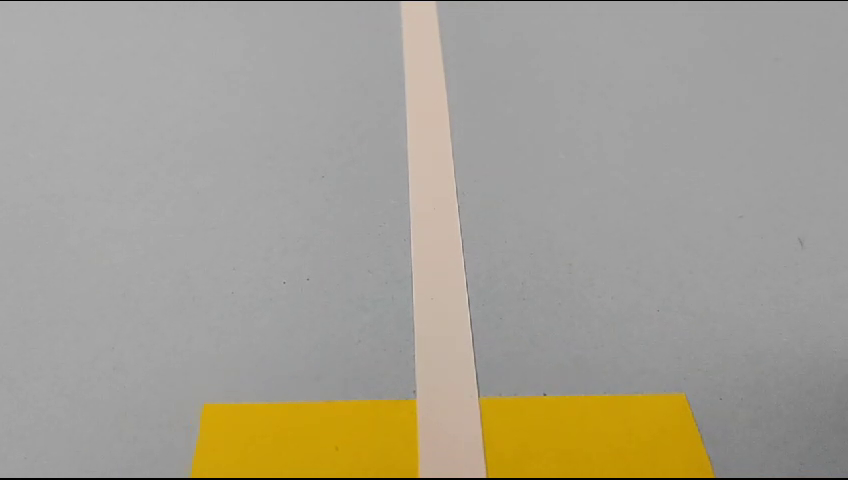
#> input picture frame 87 of Test_Vid.mp4, 848 x 480 px
$ python test2.py
#> lines starting #> are read from the running program, lines starting #| are printed output that depends on the picture; after the words box and inside, x2 and y2 are one past the last pixel; in counts of white or black regions, pixels touching at a corner belong together
import cv2
import numpy as np

vidcap = cv2.VideoCapture("Test_Vid.mp4")
success, image = vidcap.read()
#> image is the input picture: shape (480, 848, 3); mean B, G, R 146.3, 159.9, 164.8


def nothing(x):
    pass


cv2.namedWindow("Trackbars")

cv2.createTrackbar("L - H", "Trackbars", 0, 255, nothing)
cv2.createTrackbar("L - S", "Trackbars", 24, 255, nothing)
cv2.createTrackbar("L - V", "Trackbars", 144, 255, nothing)
cv2.createTrackbar("U - H", "Trackbars", 112, 255, nothing)
cv2.createTrackbar("U - S", "Trackbars", 99, 255, nothing)
cv2.createTrackbar("U - V", "Trackbars", 216, 255, nothing)

frameCounter = 0

while success:
    frameCounter += 1
    if vidcap.get(cv2.CAP_PROP_FRAME_COUNT) == frameCounter:
        vidcap.set(cv2.CAP_PROP_POS_FRAMES, 0)
        frameCounter = 0

    success, image = vidcap.read()
    if not success:
        break  # Exit the loop if reading the frame was unsuccessful

    frame = cv2.resize(image, (640, 480))
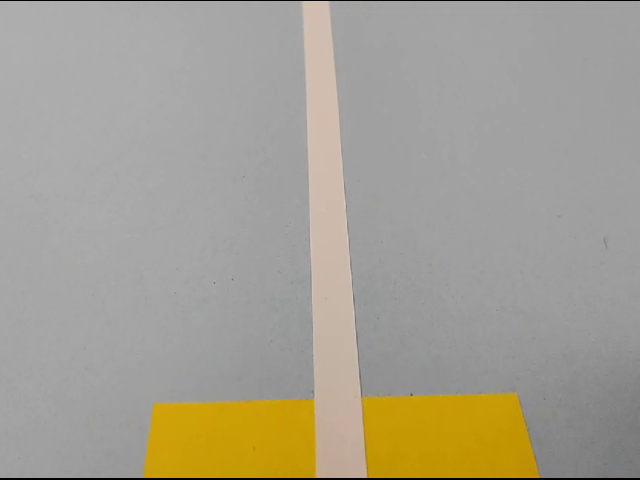
#> frame: shape (480, 640, 3); mean B, G, R 146.3, 159.9, 164.8

    ## Choosing points for perspective transformation
    tl = (222, 387)
    bl = (70, 472)
    tr = (400, 380)
    br = (538, 472)

    cv2.circle(frame, tl, 5, (0, 0, 255), -1)
#> frame: shape (480, 640, 3); 0.03% of pixels changed, all inside (x1, y1, x2, y2) = (217, 382, 228, 393)
    cv2.circle(frame, bl, 5, (0, 0, 255), -1)
#> frame: shape (480, 640, 3); mean B, G, R 146.3, 159.8, 164.8
    cv2.circle(frame, tr, 5, (0, 0, 255), -1)
#> frame: shape (480, 640, 3); mean B, G, R 146.2, 159.8, 164.9
    cv2.circle(frame, br, 5, (0, 0, 255), -1)
#> frame: shape (480, 640, 3); mean B, G, R 146.2, 159.7, 164.9

    ## Aplying perspective transformation
    pts1 = np.float32([tl, bl, tr, br])
    pts2 = np.float32([[0, 0], [0, 480], [640, 0], [640, 480]])

    # Matrix to warp the image for birdseye window
    matrix = cv2.getPerspectiveTransform(pts1, pts2)
    transformed_frame = cv2.warpPerspective(frame, matrix, (640, 480))
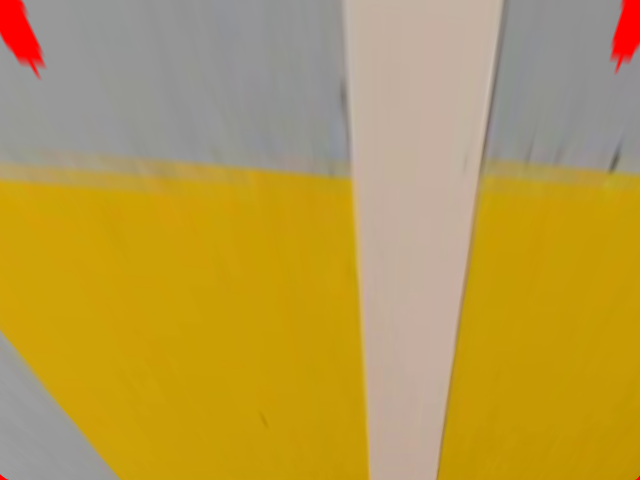
#> transformed_frame: shape (480, 640, 3); mean B, G, R 75.3, 155.2, 184.2

    ### Object Detection
    hsv_transformed_frame = cv2.cvtColor(transformed_frame, cv2.COLOR_BGR2HSV)
#> hsv_transformed_frame: shape (480, 640, 3); mean H, S, V 24.6, 139.6, 184.3

    l_h = cv2.getTrackbarPos("L - H", "Trackbars")
    l_s = cv2.getTrackbarPos("L - S", "Trackbars")
    l_v = cv2.getTrackbarPos("L - V", "Trackbars")
    u_h = cv2.getTrackbarPos("U - H", "Trackbars")
    u_s = cv2.getTrackbarPos("U - S", "Trackbars")
    u_v = cv2.getTrackbarPos("U - V", "Trackbars")

    lower = np.array([l_h, l_s, l_v])
    upper = np.array([u_h, u_s, u_v])
    mask = cv2.inRange(hsv_transformed_frame, lower, upper)
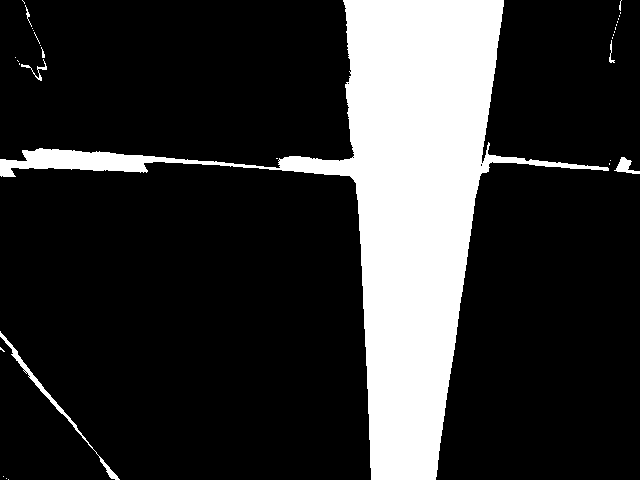
#> mask: shape (480, 640); 19.4% white; 32 white regions (25 under 20 px), largest, box (x1, y1, x2, y2) and area: (0, 0, 609, 480) 58520, (0, 331, 120, 480) 681, (614, 157, 640, 174) 202

    # Histogram
    histogram = np.sum(mask[mask.shape[0] // 2 :, :], axis=0)
#> histogram = 640 values, max 61200 at index 371, min 0 at index 120, mean 8570
    midpoint = int(histogram.shape[0] / 2)
#> midpoint = 320
    left_base = np.argmax(histogram[:midpoint])
#> left_base = 16
    right_base = np.argmax(histogram[midpoint:]) + midpoint
#> right_base = 371

    # Sliding Window
    y = 472
    lx = []
    rx = []

    msk = mask.copy()

    while y > 0:
        ## Left threshold
        img = mask[y - 40 : y, left_base - 50 : left_base + 50]
        contours, _ = cv2.findContours(img, cv2.RETR_TREE, cv2.CHAIN_APPROX_SIMPLE)
        for contour in contours:
            M = cv2.moments(contour)
            if M["m00"] != 0:
                cx = int(M["m10"] / M["m00"])
                cy = int(M["m01"] / M["m00"])
                lx.append(left_base - 50 + cx)
                left_base = left_base - 50 + cx

        ## Right threshold
        img = mask[y - 40 : y, right_base - 50 : right_base + 50]
        contours, _ = cv2.findContours(img, cv2.RETR_TREE, cv2.CHAIN_APPROX_SIMPLE)
        for contour in contours:
            M = cv2.moments(contour)
            if M["m00"] != 0:
                cx = int(M["m10"] / M["m00"])
                cy = int(M["m01"] / M["m00"])
                lx.append(right_base - 50 + cx)
                right_base = right_base - 50 + cx

        cv2.rectangle(
            msk, (left_base - 50, y), (left_base + 50, y - 40), (255, 255, 255), 2
        )
        cv2.rectangle(
            msk, (right_base - 50, y), (right_base + 50, y - 40), (255, 255, 255), 2
        )
        y -= 40
#> this loop made 12 passes
#> pass 1, `img = mask[y - 40 : y, right_base - 50 : right_base + 50]`:
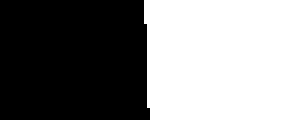
#> img: shape (40, 100) (shown 3 times larger); 51.1% white; 1 black region, box (x1, y1, x2, y2) and area: (0, 0, 50, 40) 1956
#> pass 2, `img = mask[y - 40 : y, right_base - 50 : right_base + 50]`:
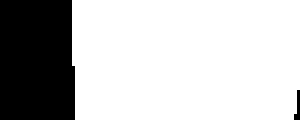
#> img: shape (40, 100) (shown 3 times larger); 75.2% white; 2 black regions (1 under 20 px), largest, box (x1, y1, x2, y2) and area: (0, 0, 25, 40) 978
#> pass 3, `img = mask[y - 40 : y, right_base - 50 : right_base + 50]`:
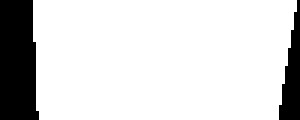
#> img: shape (40, 100) (shown 3 times larger); 84.2% white; 2 black regions, box (x1, y1, x2, y2) and area: (0, 0, 13, 40) 469, (93, 0, 100, 40) 165
#> after the loop:
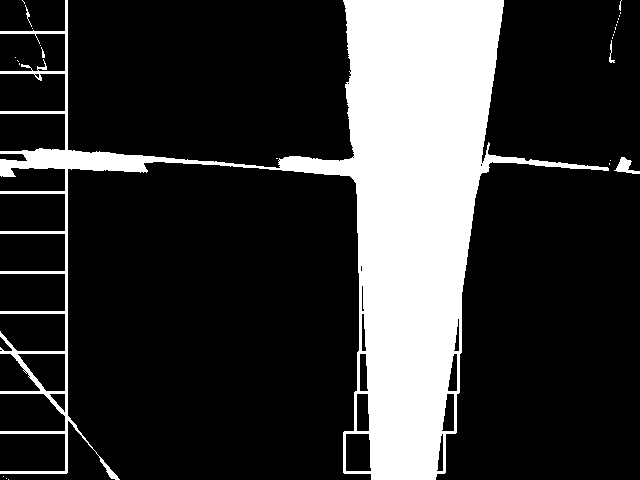
#> msk: shape (480, 640); 21.1% white; 27 white regions (22 under 20 px), largest, box (x1, y1, x2, y2) and area: (0, 0, 609, 480) 64408, (614, 157, 640, 174) 202, (609, 40, 615, 63) 44, (25, 5, 32, 27) 34, (41, 47, 45, 58) 22
#> after the loop, left_base = 16; lx = [394, 405, 408, 410, 410, 409, 408, 407, 406, 405, 404]; right_base = 404; y = -8

    cv2.imshow("Original", frame)
    cv2.imshow("Bird's Eye View", transformed_frame)
    cv2.imshow("Lane Detection - Image Thresholding", mask)
    cv2.imshow("Lane Detection - Sliding Windows", msk)

    if cv2.waitKey(10) == 27:
#> (key Esc is pressed here)
        break

$ run again, starting later in the video
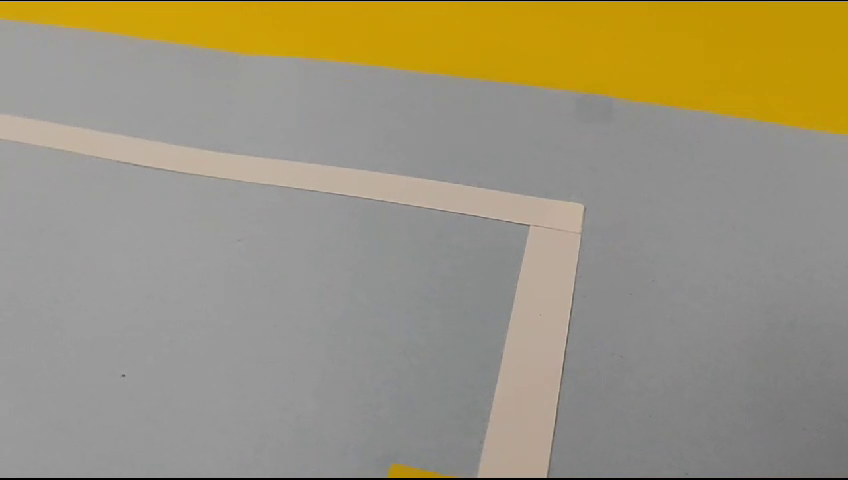
#> input picture frame 393 of Test_Vid.mp4, 848 x 480 px
#> image is the input picture: shape (480, 848, 3); mean B, G, R 124.4, 148, 156
#> hsv_transformed_frame: shape (480, 640, 3); mean H, S, V 42, 11.8, 148.9
#> `mask = cv2.inRange(hsv_transformed_frame, lower, upper)`:
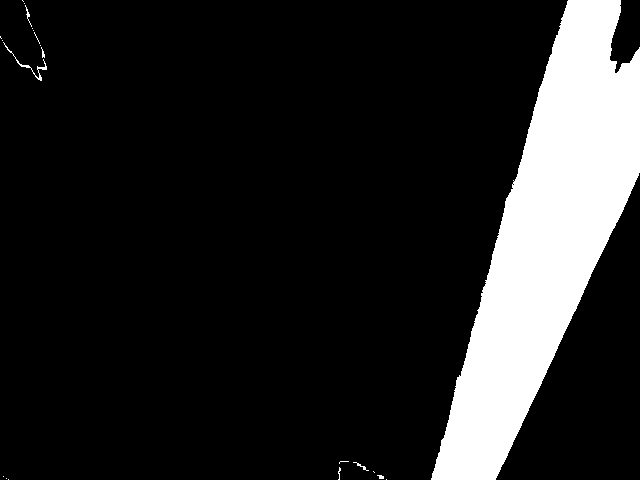
#> mask: shape (480, 640); 14.6% white; 21 white regions (15 under 20 px), largest, box (x1, y1, x2, y2) and area: (431, 0, 640, 480) 44620, (3, 42, 47, 81) 132, (25, 5, 32, 27) 33, (353, 462, 369, 471) 31, (41, 47, 45, 58) 21, (377, 475, 384, 479) 20
#> histogram = 640 values, max 60690 at index 496, min 0 at index 0, mean 8450.9
#> `left_base = np.argmax(histogram[:midpoint])`: left_base = 3
#> `right_base = np.argmax(histogram[midpoint:]) + midpoint`: right_base = 496
#> after the loop `while y > 0:`:
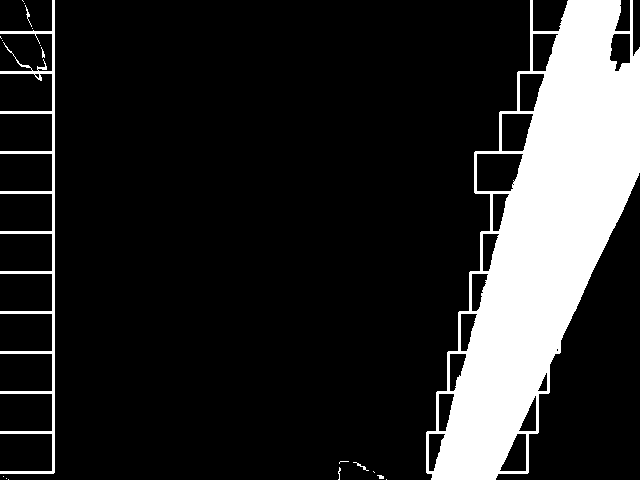
#> msk: shape (480, 640); 16.6% white; 19 white regions (13 under 20 px), largest, box (x1, y1, x2, y2) and area: (426, 0, 640, 480) 47558, (0, 0, 55, 474) 3429, (25, 5, 32, 27) 33, (353, 462, 369, 471) 31, (41, 47, 45, 58) 21, (377, 475, 384, 479) 20
#> after the loop `while y > 0:`: left_base = 3; lx = [477, 487, 498, 509, 520, 531, 541, 553, 525, 550, 568, 581]; right_base = 581; y = -8

$ run again, starting later in the video
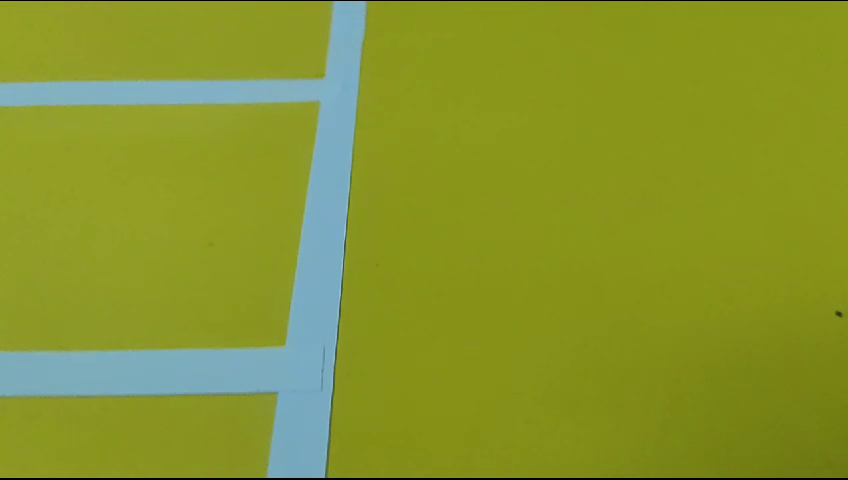
#> input picture frame 699 of Test_Vid.mp4, 848 x 480 px
#> image is the input picture: shape (480, 848, 3); mean B, G, R 45.1, 149.5, 134.3
#> hsv_transformed_frame: shape (480, 640, 3); mean H, S, V 43.4, 189.7, 152.2
#> `mask = cv2.inRange(hsv_transformed_frame, lower, upper)`:
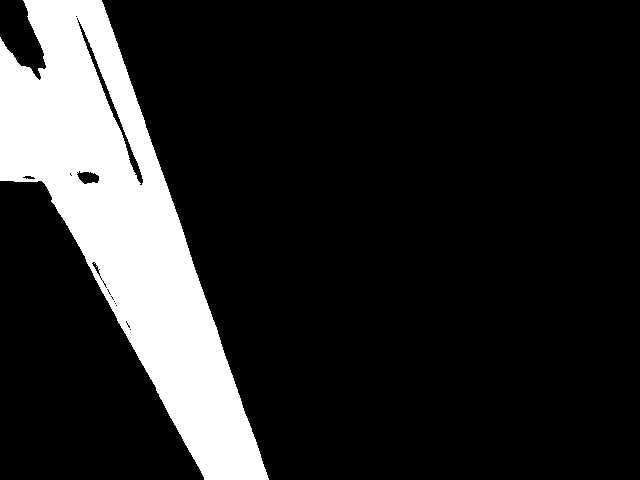
#> mask: shape (480, 640); 16% white; 1 white region, box (x1, y1, x2, y2) and area: (0, 0, 269, 480) 49117
#> histogram = 640 values, max 52275 at index 185, min 0 at index 0, mean 8349.3
#> `left_base = np.argmax(histogram[:midpoint])`: left_base = 185
#> `right_base = np.argmax(histogram[midpoint:]) + midpoint`: right_base = 320
#> after the loop `while y > 0:`:
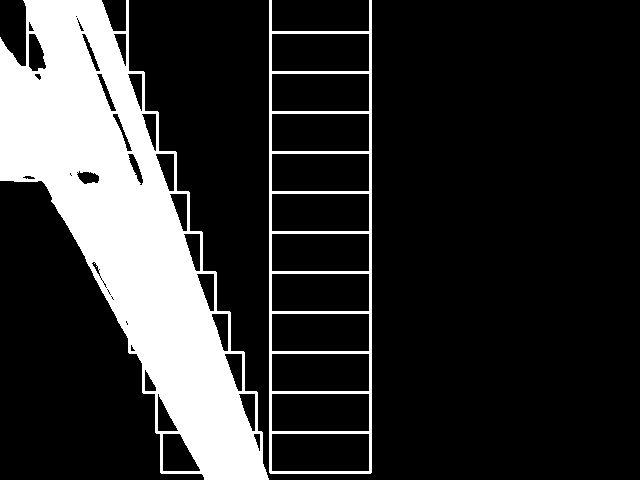
#> msk: shape (480, 640); 18.9% white; 2 white regions, box (x1, y1, x2, y2) and area: (0, 0, 269, 480) 51823, (269, 0, 372, 474) 6334
#> after the loop `while y > 0:`: left_base = 77; lx = [211, 206, 193, 179, 165, 151, 138, 125, 135, 107, 120, 93, 105, 77]; right_base = 320; y = -8
